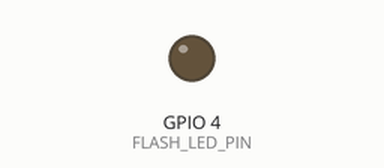
Recording of a sketch running on a simulated ESP32. Parts: output pins drawn as LEDs (lit = HIGH). WiFi joins after 1.5 s; servers stay silent unless stated; the local clock reads 2024-03-15 10:24:30 at power-on unless the sketch sets it; the camera gives no picture; not simulated (calls return 0 or success): secrets.h; what the sketch prints to the serial monitor is not drawn.

Above: at 3.5 s.
Timing chart, 0 to 5.0 s (numbered marks = the images above):
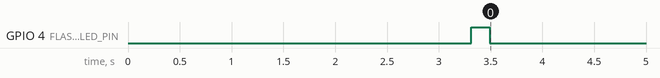

Measured:
- by itself, GPIO 4 (FLASH_LED_PIN): LOW → HIGH at 3.3 s, → LOW 0.18 s later

The sketch:

cam_bringup.ino
```cpp
// SDIGF Phase 06 — CAM: capture, software JPEG, upload to server.
// Board: AI-Thinker ESP32-CAM layout. Sensor: OV7670-class (PID 0x2145),
// no hardware JPEG encoder — software encode via frame2jpg() is the
// documented workaround, not a design preference. See Phase 06 chapter notes.
//
// Two capture paths, independent of each other:
//   SCHEDULED — one frame per day, the growth-tracking timelapse. This is what
//               builds the dataset; it must not depend on anyone being present.
//   REQUESTED — the dashboard's snapshot button sets a flag in the database.
//               The server CANNOT REACH THIS DEVICE (NAT, no inbound port), so
//               the flag is something the camera asks about on its own poll
//               interval, never something pushed to it. That constraint is the
//               reason for polling, not a shortcut.
//
// KNOWN GAP, stated plainly rather than hidden: TLS certificate validation is
// OFF (WiFiClientSecure::setInsecure()). The endpoint only accepts image
// uploads gated by a bearer token; a MITM here can see or drop a JPEG, not
// reach any actuator or control-path route. Certificate pinning against
// greenhouse.progrex.tech is real future work, not silently skipped.

#include <Arduino.h>
#include <WiFi.h>
#include <WiFiClientSecure.h>
#include <HTTPClient.h>
#include <time.h>
#include "esp_camera.h"
#include "img_converters.h"
#include "secrets.h"

// ---- AI-Thinker pin map (fixed by the board, not a choice) ----
#define PWDN_GPIO_NUM     32
#define RESET_GPIO_NUM    -1
#define XCLK_GPIO_NUM      0
#define SIOD_GPIO_NUM     26
#define SIOC_GPIO_NUM     27
#define Y9_GPIO_NUM       35
#define Y8_GPIO_NUM       34
#define Y7_GPIO_NUM       39
#define Y6_GPIO_NUM       36
#define Y5_GPIO_NUM       21
#define Y4_GPIO_NUM       19
#define Y3_GPIO_NUM       18
#define Y2_GPIO_NUM        5
#define VSYNC_GPIO_NUM    25
#define HREF_GPIO_NUM     23
#define PCLK_GPIO_NUM     22

#define FLASH_LED_PIN      4
#define USE_FLASH       true
#define FLASH_MS         120

#define JPEG_QUALITY      80

// ── INTERVALS ───────────────────────────────────────────────────────────
// One scheduled frame per day. Plants change over days and weeks; a frame a
// day is enough resolution to see growth and cheap enough to keep for a season
// (~7 KB each, ~2.5 MB a year). Manual snapshots add to whatever day they land
// on, so a day can hold one frame or several.
//
// For bench testing, drop this to something short — e.g. 60UL * 1000UL — but
// put it back before leaving the device to run.
#define SCHEDULE_INTERVAL_MS (24UL * 60UL * 60UL * 1000UL)

// How often to ask the server whether a snapshot has been requested. 10s is
// responsive enough that the button does not feel broken, and cheap: the poll
// is a ~200-byte GET, not an image.
#define POLL_INTERVAL_MS (10UL * 1000UL)

// Server endpoint. Not secret — kept here rather than in secrets.h so
// changing environments (bench vs deployed) doesn't touch the file that
// holds WiFi and device credentials.
#define UPLOAD_URL  "https://greenhouse.progrex.tech/api/camera/upload"
#define PENDING_URL "https://greenhouse.progrex.tech/api/camera/pending"

static uint32_t frameCount = 0;
static uint32_t uploadOk = 0;
static uint32_t uploadFail = 0;

const char* sensorName(uint16_t pid) {
  switch (pid) {
    case 0x26:   return "OV2640 (hardware JPEG)";
    case 0x2145:
    case 0x76:   return "OV7670-class (no hardware JPEG)";
    case 0x77:   return "OV7725 (no hardware JPEG)";
    case 0x36:   return "OV3660";
    case 0x56:   return "OV5640";
    default:     return "unknown";
  }
}

bool initCamera() {
  camera_config_t c;
  c.ledc_channel = LEDC_CHANNEL_0;
  c.ledc_timer   = LEDC_TIMER_0;
  c.pin_d0 = Y2_GPIO_NUM;   c.pin_d1 = Y3_GPIO_NUM;
  c.pin_d2 = Y4_GPIO_NUM;   c.pin_d3 = Y5_GPIO_NUM;
  c.pin_d4 = Y6_GPIO_NUM;   c.pin_d5 = Y7_GPIO_NUM;
  c.pin_d6 = Y8_GPIO_NUM;   c.pin_d7 = Y9_GPIO_NUM;
  c.pin_xclk = XCLK_GPIO_NUM;
  c.pin_pclk = PCLK_GPIO_NUM;
  c.pin_vsync = VSYNC_GPIO_NUM;
  c.pin_href  = HREF_GPIO_NUM;
  c.pin_sccb_sda = SIOD_GPIO_NUM;
  c.pin_sccb_scl = SIOC_GPIO_NUM;
  c.pin_pwdn  = PWDN_GPIO_NUM;
  c.pin_reset = RESET_GPIO_NUM;
  c.xclk_freq_hz = 10000000;
  c.pixel_format = PIXFORMAT_RGB565;
  c.frame_size   = FRAMESIZE_QVGA;
  c.jpeg_quality = 12;
  c.fb_count     = psramFound() ? 2 : 1;
  c.grab_mode    = CAMERA_GRAB_LATEST;
  c.fb_location  = psramFound() ? CAMERA_FB_IN_PSRAM : CAMERA_FB_IN_DRAM;

  esp_err_t err = esp_camera_init(&c);
  if (err != ESP_OK) {
    Serial.printf("[CAM] init FAILED 0x%02X\n", err);
    return false;
  }

  sensor_t *s = esp_camera_sensor_get();
  if (s != NULL) {
    Serial.printf("[CAM] sensor PID 0x%02X = %s\n", s->id.PID, sensorName(s->id.PID));
  }
  Serial.println("[CAM] init OK");
  return true;
}

/**
 * ISO 8601 UTC timestamp for x-captured-at, if NTP has synced.
 * Returns false (and leaves out) if the clock isn't trustworthy yet — the
 * server defaults captured_at to its own receipt time in that case, which is
 * honest: an unsynced device should not assert a capture time it can't back.
 */
bool getIsoTimestamp(char *out, size_t outLen) {
  time_t now;
  time(&now);
  if (now < 1700000000) {  // before ~Nov 2023 means NTP hasn't synced
    return false;
  }
  struct tm timeinfo;
  gmtime_r(&now, &timeinfo);
  strftime(out, outLen, "%Y-%m-%dT%H:%M:%SZ", &timeinfo);
  return true;
}

/**
 * Encode and upload one frame. Returns true on a 2xx response.
 *
 * Failure handling matches Phase 03's stated principle for the main
 * controller, applied here to the vision node: the network is an
 * enhancement, never a dependency. A failed upload is logged and the loop
 * continues to the next scheduled capture — it never blocks, retries in a
 * tight loop, or halts the device.
 */
bool captureAndUpload(const char *trigger) {
  if (USE_FLASH) { digitalWrite(FLASH_LED_PIN, HIGH); delay(FLASH_MS); }
  camera_fb_t *fb = esp_camera_fb_get();
  if (USE_FLASH) digitalWrite(FLASH_LED_PIN, LOW);

  if (!fb) {
    Serial.println("[CAP] capture FAILED (null frame buffer)");
    return false;
  }

  uint8_t *jpgBuf = NULL;
  size_t   jpgLen = 0;
  bool encOk = frame2jpg(fb, JPEG_QUALITY, &jpgBuf, &jpgLen);
  esp_camera_fb_return(fb);

  if (!encOk) {
    Serial.println("[JPG] encode FAILED");
    return false;
  }

  frameCount++;
  Serial.printf("[JPG] #%lu  %u B  heap %u\n", frameCount, (unsigned)jpgLen, ESP.getFreeHeap());

  if (WiFi.status() != WL_CONNECTED) {
    Serial.println("[NET] not connected — skipping upload, keeping frame count");
    free(jpgBuf);
    return false;
  }

  WiFiClientSecure client;
  client.setInsecure();  // KNOWN GAP — see file header

  HTTPClient http;
  http.begin(client, UPLOAD_URL);
  http.addHeader("Content-Type", "image/jpeg");
  http.addHeader("x-device-token", CAMERA_DEVICE_TOKEN);
  http.addHeader("x-trigger", trigger);

  char isoTs[32];
  if (getIsoTimestamp(isoTs, sizeof(isoTs))) {
    http.addHeader("x-captured-at", isoTs);
  }

  uint32_t t0 = millis();
  int code = http.POST(jpgBuf, jpgLen);
  uint32_t tUp = millis() - t0;

  bool ok = (code >= 200 && code < 300);
  if (ok) {
    uploadOk++;
    Serial.printf("[UP ] OK  %s  status %d  %lu ms  (ok=%lu fail=%lu)\n",
                  trigger, code, tUp, uploadOk, uploadFail);
  } else {
    uploadFail++;
    String body = http.getString();
    Serial.printf("[UP ] FAILED  status %d  %lu ms  body: %s\n", code, tUp, body.c_str());
  }

  http.end();
  free(jpgBuf);
  return ok;
}

/**
 * Ask the server whether a snapshot has been requested.
 *
 * Returns true only on an unambiguous yes. Any failure — no network, bad
 * status, unparseable body — returns false and is treated as "nothing
 * requested". A poll that cannot reach the server must never trigger a
 * capture: the scheduled timelapse is the thing that matters, and a network
 * fault should degrade this device to schedule-only, not make it fire
 * unpredictably.
 *
 * Deliberately not using ArduinoJson: the response is a two-field object and
 * a substring check is enough. Pulling in a JSON parser to read one boolean
 * would add a dependency and a heap allocation to a path that runs every ten
 * seconds forever.
 */
bool snapshotRequested() {
  if (WiFi.status() != WL_CONNECTED) return false;

  WiFiClientSecure client;
  client.setInsecure();  // KNOWN GAP — see file header

  HTTPClient http;
  if (!http.begin(client, PENDING_URL)) return false;
  http.addHeader("x-device-token", CAMERA_DEVICE_TOKEN);

  int code = http.GET();
  bool requested = false;
  if (code == 200) {
    String body = http.getString();
    requested = (body.indexOf("\"requested\":true") >= 0);
  } else if (code > 0) {
    Serial.printf("[PLL] status %d\n", code);
  }
  http.end();
  return requested;
}

void setup() {
  pinMode(FLASH_LED_PIN, OUTPUT);
  digitalWrite(FLASH_LED_PIN, LOW);

  Serial.begin(115200);
  delay(1500);
  Serial.println("\n\n=== SDIGF Phase 06 — CAM upload ===");
  Serial.printf("[SYS] PSRAM: %s\n", psramFound() ? "found" : "NOT FOUND");

  if (!initCamera()) {
    Serial.println("[FATAL] halting.");
    while (true) delay(1000);
  }

  Serial.printf("[NET] joining %s\n", WIFI_SSID);
  WiFi.mode(WIFI_STA);
  WiFi.begin(WIFI_SSID, WIFI_PASS);
  uint32_t t0 = millis();
  while (WiFi.status() != WL_CONNECTED && millis() - t0 < 20000) {
    delay(500); Serial.print(".");
  }
  Serial.println();

  if (WiFi.status() == WL_CONNECTED) {
    Serial.printf("[NET] IP  : %s\n", WiFi.localIP().toString().c_str());
    Serial.printf("[NET] RSSI: %d dBm\n", WiFi.RSSI());

    // NTP for x-captured-at. Failure here is non-fatal — see getIsoTimestamp().
    configTime(0, 0, "pool.ntp.org", "time.nist.gov");
    Serial.print("[NTP] syncing");
    char tsCheck[32];
    uint32_t tNtp = millis();
    while (!getIsoTimestamp(tsCheck, sizeof(tsCheck)) && millis() - tNtp < 10000) {
      delay(300); Serial.print(".");
    }
    Serial.println();
    Serial.printf("[NTP] %s\n", getIsoTimestamp(tsCheck, sizeof(tsCheck)) ? tsCheck : "NOT SYNCED — server will timestamp on receipt");
  } else {
    Serial.println("[NET] FAILED — will retry upload attempts each cycle regardless");
  }

  Serial.printf("[CFG] schedule every %lu ms, poll every %lu ms\n",
                (unsigned long)SCHEDULE_INTERVAL_MS, (unsigned long)POLL_INTERVAL_MS);
  Serial.println("=== setup complete ===\n");
}

/**
 * Poll on a short interval; capture on the long one.
 *
 * millis() arithmetic rather than delay() for the schedule, because a 24-hour
 * delay() would make the device deaf to snapshot requests for a whole day.
 * Unsigned subtraction handles the ~49-day millis() rollover correctly without
 * a special case — do not "fix" this into a comparison against a sum.
 */
void loop() {
  static uint32_t lastSchedule = 0;
  static bool firstFrameDone = false;

  // One frame shortly after boot so a freshly-started device proves itself
  // immediately rather than going dark until the first scheduled capture.
  if (!firstFrameDone) {
    captureAndUpload("schedule");
    lastSchedule = millis();
    firstFrameDone = true;
  }

  if (millis() - lastSchedule >= SCHEDULE_INTERVAL_MS) {
    captureAndUpload("schedule");
    lastSchedule = millis();
  }

  if (snapshotRequested()) {
    Serial.println("[PLL] snapshot requested");
    // The server clears the flag when a 'manual' upload arrives, so a failed
    // upload deliberately leaves the request standing to be retried next poll
    // rather than silently swallowing it.
    captureAndUpload("manual");
  }

  delay(POLL_INTERVAL_MS);
}
```
